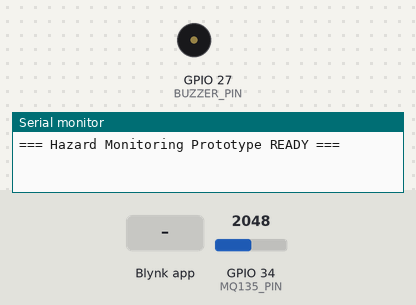
This sketch was run on a simulated ESP32. Shown: buzzer (waves = sounding), the last lines printed to the serial monitor. The test bench sets the inputs (shaded band); at power-on: GPIO 34 (MQ135_PIN) = 2048 (analog values on the 0–4095 scale). WiFi joins after 1.5 s; servers stay silent unless stated.

Above: at 3.0 s.
3.1 s: Blynk app writes 1 to V10
At 13.2 s:
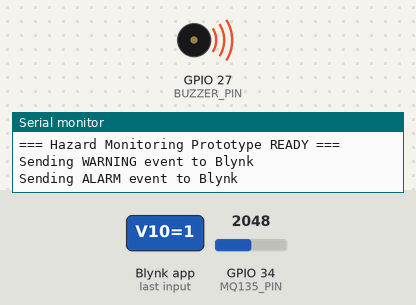
14.3 s: Blynk app writes 0 to V10
At 15.3 s:
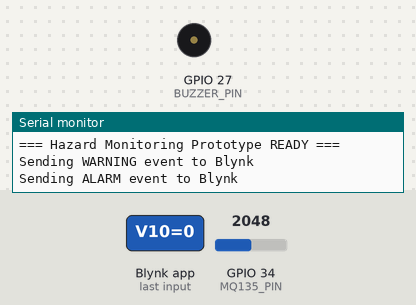
15.8 s: Blynk app writes 200 to V10
At 25.9 s:
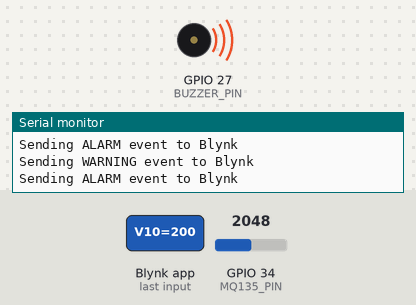
Timing chart, 0 to 27.4 s (numbered marks = the images above; inputs shaded):
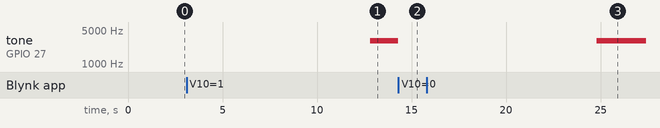

The sketch:

gas-sensor.ino
```cpp
/****************************************************
 * CSC4700 IoT Hazard Monitoring Prototype (FINAL)
 * Hardware: ESP32, MQ135 (AO), Piezo Buzzer
 * IoT Platform: Blynk IoT
 *
 * PHYSICAL (REAL): MQ135 baseline algorithm
 *  - Warm-up 2 min -> Baseline 1 min -> Monitor every 5s
 *  - Alarm if MQ > baseline*1.30 for 3 consecutive samples
 *
 * VIRTUAL (SIMULATED): CO, NH3, CH4, H2S, NO2
 *  - Switch ON starts scenario (WARNING stage)
 *  - WARNING -> ALARM only when thresholds crossed
 *  - Switch OFF acknowledges/resets to NORMAL
 *  - During scenario, gases ACCUMULATE (no baseline reset each second)
 *  - When no scenario, gases show safe baseline + small noise (looks alive)
 *
 * BLYNK PIN MAP (matches your datastream table):
 *  V0  Air Quality (MQ135 raw/index)
 *  V1  CO ppm
 *  V2  NH3 ppm
 *  V3  CH4 ppm
 *  V4  H2S ppm
 *  V5  NO2 ppm
 *  V6  Scenario (String)
 *  V7  Alarm Status (String): NORMAL / WARNING / ALARM
 *  V10 Combustion Event (Switch 0/1)
 *  V11 Gas Line Leak (Switch 0/1)
 *  V12 Chemical Spill (Switch 0/1)
 *  V13 Toxic Gas Release (Switch 0/1)
 *  V20 Auto Demo (Switch 0/1)  [optional]
 *  V21 Mute (Switch 0/1)       [optional]
 ****************************************************/

/************ BLYNK DEFINES ************/
#define BLYNK_TEMPLATE_ID   ""
#define BLYNK_TEMPLATE_NAME "Chemical Warehouse Air Monitor"
#define BLYNK_AUTH_TOKEN    ""
#define BLYNK_PRINT Serial

#include <WiFi.h>
#include <BlynkSimpleEsp32.h>

/************ WIFI ************/
char ssid[] = "";
char pass[] = "";

/************ TIMER ************/
BlynkTimer timer;

/************ PINS ************/
const int MQ135_PIN  = 34;
const int BUZZER_PIN = 27;

/************ BUZZER PWM (ESP32 core v3.3.x) ************/
const uint32_t BUZZER_FREQ = 3000;
const uint8_t  BUZZER_RES  = 8;

/************ TIMING ************/
const unsigned long SAMPLE_INTERVAL = 5000;     // MQ sample every 5s
const unsigned long WARMUP_TIME     = 120000;   // 2 min
const unsigned long BASELINE_TIME   = 60000;    // 1 min

/************ MQ135 DETECTION ************/
const float DRIFT_FACTOR    = 1.30;
const int   REQUIRED_SPIKES = 3;

/************ MQ135 STATE ************/
unsigned long startTime      = 0;
unsigned long lastSampleTime = 0;

float baselineSum   = 0.0f;
int   baselineCount = 0;
float baseline      = 0.0f;
bool  baselineReady = false;

int   spikeCount   = 0;
bool  mqAlarm      = false;

int latestMQ = 0;

/************ VIRTUAL GAS VALUES ************/
float CO_ppm  = 0;
float NH3_ppm = 0;
float CH4_ppm = 0;
float H2S_ppm = 0;
float NO2_ppm = 0;

/************ VIRTUAL GAS THRESHOLDS ************/
const float TH_CO  = 50;
const float TH_NH3 = 25;
const float TH_CH4 = 5000;
const float TH_H2S = 10;
const float TH_NO2 = 3;

/************ SCENARIOS ************/
enum ScenarioType {
  SC_NONE,
  SC_COMBUSTION,
  SC_GAS_LEAK,
  SC_CHEM_SPILL,
  SC_TOXIC_RELEASE
};

ScenarioType currentScenario = SC_NONE;
bool scenarioActive = false;
unsigned long scenarioStartMs = 0;
String scenarioName = "NONE";
String scenarioMsg  = "";

/************ WARNING/ALARM STATE ************/
bool warningActive = false;
bool alarmActive   = false;
String alarmStatus = "NORMAL";

// Separate flags so WARNING and ALARM both generate events
bool warningEventSent = false;
bool alarmEventSent   = false;

/************ OPTIONAL CONTROLS ************/
bool muteActive    = false;  // V21
bool autoDemo      = false;  // V20
unsigned long demoLastSwitchMs = 0;
int demoStage = 0;

/************ DETERMINISTIC NOISE ************/
uint32_t prngState = 123456789;
float noise(float amp) {
  prngState = 1664525UL * prngState + 1013904223UL;
  float r = (prngState & 0xFFFF) / 65535.0f; // 0..1
  return (r * 2.0f - 1.0f) * amp;            // -amp..+amp
}

/************ BUZZER HELPERS ************/
void buzzerOn()  { if (!muteActive) ledcWrite(BUZZER_PIN, 128); }
void buzzerOff() { ledcWrite(BUZZER_PIN, 0); }

/************ SAFE BASELINE (when NO scenario) ************/
void idleBaselineVirtualGases() {
  CO_ppm  = 2.0  + noise(0.5);
  CH4_ppm = 2.0  + noise(1.0);
  H2S_ppm = 0.1  + noise(0.05);
  NO2_ppm = 0.05 + noise(0.03);

  float aqNorm = latestMQ / 4095.0f;
  NH3_ppm = 1.0 + aqNorm * 3.0 + noise(0.5);
  if (NH3_ppm < 0) NH3_ppm = 0;
}

/************ RESET VIRTUAL GAS VALUES ************/
void resetVirtualGasesToSafe() {
  idleBaselineVirtualGases();
}

/************ START/STOP SCENARIO ************/
void startScenario(ScenarioType sc, const String& name, const String& msg) {
  // Stop any previous scenario
  scenarioActive = false;
  currentScenario = SC_NONE;

  // Set new scenario
  currentScenario = sc;
  scenarioActive = (sc != SC_NONE);
  scenarioStartMs = millis();
  scenarioName = name;
  scenarioMsg  = msg;

  // WARNING stage begins immediately
  warningActive = scenarioActive;
  alarmActive   = false;
  alarmStatus   = warningActive ? "WARNING" : "NORMAL";

  // Reset event flags so WARNING and ALARM can both fire
  warningEventSent = false;
  alarmEventSent   = false;

  // For scenarios, start from safe baseline then accumulate
  resetVirtualGasesToSafe();

  // Send WARNING event once
  if (scenarioActive && !warningEventSent) {

    if (Blynk.connected()) {
      Serial.println("Sending WARNING event to Blynk");
      Blynk.logEvent("gas_alert", "WARNING: " + scenarioMsg);
      warningEventSent = true;
    } else {
      Serial.println("Blynk NOT connected - event skipped");
    }

  }
}

void stopScenarioAcknowledge() {
  scenarioActive = false;
  currentScenario = SC_NONE;
  scenarioName = "NONE";
  scenarioMsg  = "";

  warningActive = false;
  alarmActive   = false;
  alarmStatus   = "NORMAL";

  warningEventSent = false;
  alarmEventSent   = false;

  buzzerOff();
  resetVirtualGasesToSafe();
}

/************ SCENARIO ENGINE (accumulates 1Hz) ************/
void updateScenario1Hz() {
  if (!scenarioActive) {
    // keep dashboard alive in safe state
    idleBaselineVirtualGases();
    return;
  }

  // Accumulate plume (do NOT reset baselines here)
  switch (currentScenario) {
    case SC_COMBUSTION:
      CO_ppm  += 3.0;   // ppm/sec (demo tuning)
      NO2_ppm += 0.3;
      break;

    case SC_GAS_LEAK:
      CH4_ppm += 900.0;
      break;

    case SC_CHEM_SPILL:
      NH3_ppm += 4.0;
      H2S_ppm += 0.2;
      break;

    case SC_TOXIC_RELEASE:
      H2S_ppm += 2.5;
      break;

    default:
      break;
  }

  // Clamp to your dashboard max so gauges don’t blow past range
  if (CO_ppm  < 0) CO_ppm = 0;   if (CO_ppm  > 500)   CO_ppm  = 500;
  if (NH3_ppm < 0) NH3_ppm = 0;  if (NH3_ppm > 200)   NH3_ppm = 200;
  if (CH4_ppm < 0) CH4_ppm = 0;  if (CH4_ppm > 20000) CH4_ppm = 20000;
  if (H2S_ppm < 0) H2S_ppm = 0;  if (H2S_ppm > 100)   H2S_ppm = 100;
  if (NO2_ppm < 0) NO2_ppm = 0;  if (NO2_ppm > 20)    NO2_ppm = 20;
}

/************ MQ135 SAMPLING (every 5s) ************/
void sampleMQ135() {
  unsigned long now = millis();

  latestMQ = analogRead(MQ135_PIN);

  // Warm-up
  if (now - startTime < WARMUP_TIME) {
    mqAlarm = false;
    spikeCount = 0;
    return;
  }

  // Baseline
  if (now - startTime < (WARMUP_TIME + BASELINE_TIME)) {
    baselineSum += latestMQ;
    baselineCount++;
    mqAlarm = false;
    spikeCount = 0;
    return;
  }

  // Finalize baseline once
  if (!baselineReady && baselineCount > 0) {
    baseline = baselineSum / baselineCount;
    baselineReady = true;
    Serial.print("Baseline established: ");
    Serial.println(baseline);
  }

  // Monitoring
  if (baselineReady && latestMQ > baseline * DRIFT_FACTOR) {
    spikeCount++;
    if (spikeCount >= REQUIRED_SPIKES) mqAlarm = true;
  } else {
    spikeCount = 0;
    mqAlarm = false;
  }
}

/************ WARNING -> ALARM ESCALATION ************/
void evaluateAlarm() {
  bool virtualThresholdCrossed =
    (CO_ppm  > TH_CO)  ||
    (NH3_ppm > TH_NH3) ||
    (CH4_ppm > TH_CH4) ||
    (H2S_ppm > TH_H2S) ||
    (NO2_ppm > TH_NO2);

  // WARNING state exists when scenario is active and no ALARM yet
  if (scenarioActive && !alarmActive) {
    warningActive = true;
  }

  // Escalate to ALARM if thresholds crossed
  if ((scenarioActive && virtualThresholdCrossed) || mqAlarm) {
    alarmActive = true;
    warningActive = false;
  }

  // Determine display status + buzzer
  if (alarmActive) {
    alarmStatus = "ALARM";
    buzzerOn();

    if (!alarmEventSent) {

      if (Blynk.connected()) {
        Serial.println("Sending ALARM event to Blynk");
        Blynk.logEvent(
          "gas_alert",
          "ALARM: Hazardous concentration reached (" + scenarioName + ")"
        );
        alarmEventSent = true;
      } else {
        Serial.println("Blynk NOT connected - alarm skipped");
      }

    }


  } else if (warningActive) {
    alarmStatus = "WARNING";
    buzzerOff();

  } else {
    alarmStatus = "NORMAL";
    buzzerOff();
  }

  // If scenario stops (switch OFF), we should be NORMAL
  if (!scenarioActive && !mqAlarm) {
    alarmActive = false;
    warningActive = false;
    alarmStatus = "NORMAL";
    alarmEventSent = false;
    // warningEventSent stays false; next scenario will set it
  }
}

/************ AUTO DEMO (optional) ************/
void runAutoDemo1Hz() {
  if (!autoDemo) return;

  unsigned long now = millis();
  if (now - demoLastSwitchMs < 20UL * 1000UL) return; // switch every 20s
  demoLastSwitchMs = now;

  demoStage = (demoStage + 1) % 4;
  switch (demoStage) {
    case 0: startScenario(SC_COMBUSTION, "COMBUSTION EVENT", "CO & NO2 leak detected (Combustion Event)"); break;
    case 1: startScenario(SC_GAS_LEAK,   "GAS LINE LEAK",    "Methane (CH4) gas line leak detected"); break;
    case 2: startScenario(SC_CHEM_SPILL, "CHEMICAL SPILL",   "Ammonia (NH3) chemical spill detected"); break;
    case 3: startScenario(SC_TOXIC_RELEASE, "TOXIC GAS RELEASE", "Hydrogen Sulfide (H2S) toxic release detected"); break;
  }
}

/************ BLYNK SWITCHES ************/
BLYNK_WRITE(V10) {
  if (param.asInt()) startScenario(SC_COMBUSTION, "COMBUSTION EVENT", "CO & NO2 leak detected (Combustion Event)");
  else stopScenarioAcknowledge();
}

BLYNK_WRITE(V11) {
  if (param.asInt()) startScenario(SC_GAS_LEAK, "GAS LINE LEAK", "Methane (CH4) gas line leak detected");
  else stopScenarioAcknowledge();
}

BLYNK_WRITE(V12) {
  if (param.asInt()) startScenario(SC_CHEM_SPILL, "CHEMICAL SPILL", "Ammonia (NH3) chemical spill detected");
  else stopScenarioAcknowledge();
}

BLYNK_WRITE(V13) {
  if (param.asInt()) startScenario(SC_TOXIC_RELEASE, "TOXIC GAS RELEASE", "Hydrogen Sulfide (H2S) toxic release detected");
  else stopScenarioAcknowledge();
}

BLYNK_WRITE(V20) { autoDemo = (param.asInt() == 1); }
BLYNK_WRITE(V21) { muteActive = (param.asInt() == 1); if (muteActive) buzzerOff(); }

/************ BLYNK PUSH (1Hz) ************/
void sendToBlynk() {
  Blynk.virtualWrite(V0, latestMQ);
  Blynk.virtualWrite(V1, CO_ppm);
  Blynk.virtualWrite(V2, NH3_ppm);
  Blynk.virtualWrite(V3, CH4_ppm);
  Blynk.virtualWrite(V4, H2S_ppm);
  Blynk.virtualWrite(V5, NO2_ppm);
  Blynk.virtualWrite(V6, scenarioName);
  Blynk.virtualWrite(V7, alarmStatus);
}

/************ SETUP ************/
void setup() {
  Serial.begin(115200);

  // ADC config
  analogReadResolution(12);
  analogSetPinAttenuation(MQ135_PIN, ADC_11db);

  // Buzzer PWM attach
  bool ok = ledcAttach(BUZZER_PIN, BUZZER_FREQ, BUZZER_RES);
  if (!ok) Serial.println("ERROR: ledcAttach() failed for buzzer pin");
  buzzerOff();

  // Blynk
  Blynk.begin(BLYNK_AUTH_TOKEN, ssid, pass);

  // Timers
  timer.setInterval(1000L, sendToBlynk);        // real-time dashboard
  timer.setInterval(1000L, updateScenario1Hz);  // simulation engine
  timer.setInterval(1000L, runAutoDemo1Hz);     // optional

  startTime = millis();

  // Initialize safe baselines
  idleBaselineVirtualGases();

  Serial.println("=== Hazard Monitoring Prototype READY ===");
}

/************ LOOP ************/
void loop() {
  Blynk.run();
  timer.run();

  unsigned long now = millis();
  if (now - lastSampleTime >= SAMPLE_INTERVAL) {
    lastSampleTime = now;
    sampleMQ135();
  }

  evaluateAlarm();
}
```

Measured:
- after the input at 3.1 s, tone on GPIO 27 (BUZZER_PIN): silent → 3000 Hz after 9.7 s
- after the input at 14.3 s, tone on GPIO 27 (BUZZER_PIN): 3000 Hz → silent at once
- after the input at 15.8 s, tone on GPIO 27 (BUZZER_PIN): silent → 3000 Hz after 9.0 s
